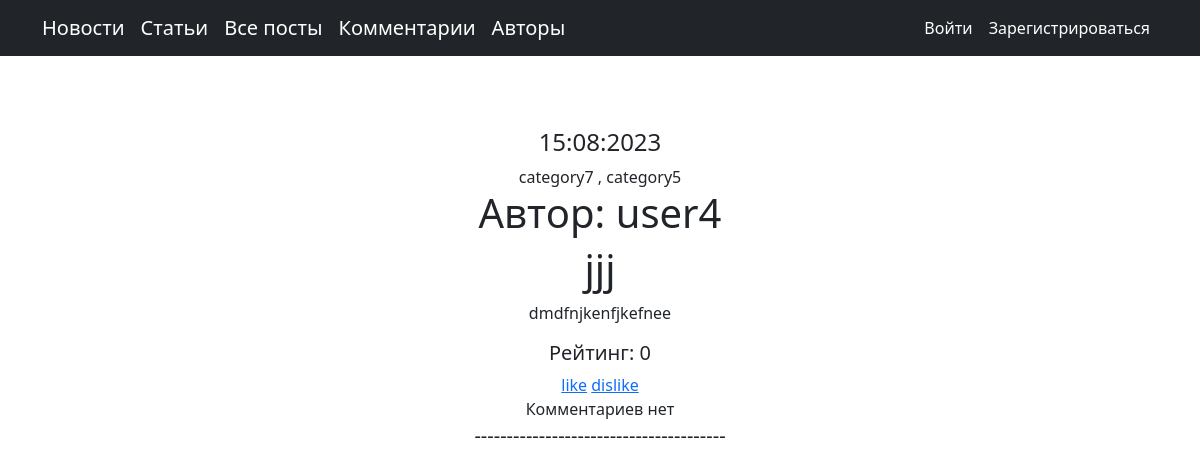
Page /news/4/ on the earlier database version.
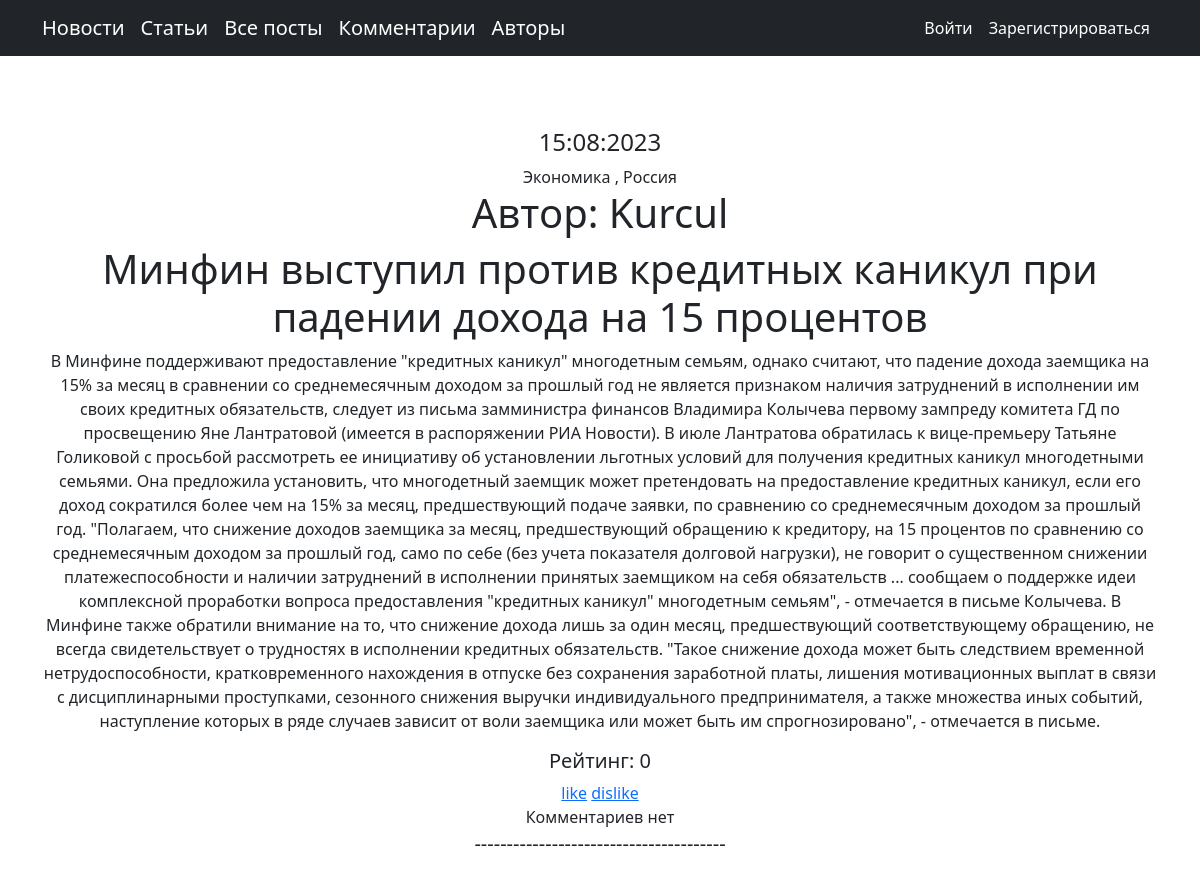
Same page on the later database version.
### newsportal/models.py (models this page shows, shortened)
class Category(models.Model):
    name = models.CharField(max_length=150, unique=True)
    def __str__(self):
        return self.name

class Post(models.Model):
    author = models.ForeignKey(Author, on_delete=models.CASCADE, verbose_name='Автор')
    type_post = models.CharField(max_length=1, choices=POSTS, verbose_name='Тип поста')
    time_created = models.DateTimeField(auto_now_add=True, verbose_name='Дата создания')
    category = models.ManyToManyField(Category, through="PostCategory", verbose_name='Категория')
    title =  models.CharField(max_length=255, verbose_name='Оглавление')
    content = models.TextField( verbose_name='Содержание')
    rating = models.SmallIntegerField(default=0, verbose_name='Рейтинг')

class Author(models.Model):
    author = models.OneToOneField(User, on_delete=models.CASCADE)
    rating = models.SmallIntegerField(default=0)
    def __str__(self):
        return self.author.username

### newsportal/views.py (the view)
# urls.py: path('news/<int:pk>/', DetailNews.as_view(), name='one_news'),
class DetailNews(DetailView):
    model = Post
    template_name = 'newsportal/one_news.html'
    context_object_name = 'news'
    def get_context_data(self, **kwargs):
        post = get_object_or_404(Post, id=self.kwargs['pk'])
        context = super().get_context_data(**kwargs)
        context['author1'] = str(post.author)
        context['admin'] = 'admin'
        return context

### newsportal/templatetags/custom_filters.py (called while the page is built)
@register.filter()
def censor(value:str):
   swear_words = ('банан', 'морков', 'карто', 'броккол', 'ананас',
                  'Банан', 'Морков', 'Карто', 'Броккол', 'Ананас',)
   for word in swear_words:
      if word in value:
          value = value.replace(word, '****')
   return value

### newsportal/templates/newsportal/one_news.html (shortened to what this page needs)
{% extends 'newsportal/default.html' %}
{% load custom_filters %}
{% block content %} <br>
<h4>{{ news.time_created|date:'d:m:Y' }}</h4>
{% if news.category.all %}
 {% for cat in news.category.all %}
{{ cat }}    {% if not forloop.last %}, {% endif %}
{% endfor %}
{% endif %}
<h1>Автор: {{ news.author }}</h1>
<h1>{{ news.title|censor }}</h1>
<p>{{ news.content|censor }}</p>
<h5>Рейтинг: {{ news.rating }}</h5>
<a href="{% url 'like' news.pk %}">like</a>
<a href="{% url 'dislike' news.pk %}">dislike</a>
{% if  news.comment_set.all %}
<br>
Комментарии: {% for comment in news.comment_set.all %}
{{ comment.user }} <br> <a href="{% url 'showcomment' comment.pk %}">{{ comment.content|censor }}</a>
<br> рейтинг  {{ comment.rating }}<hr>
{% endfor %}
{% else %}<br> Комментариев нет
{% endif %}
<br>
{% endblock content %}

Differences in the rows shown:
no longer on this page (row edited): Category: name "category7"
no longer on this page (row edited): Category: name "category5"
changed Post: author "user4" → "Kurcul"; title|censor "jjj" → "Минфин выступил против кредитных каникул при падении дохода на 15 процентов"; content|censor "dmdfnjkenfjkefnee" → "В Минфине поддерживают предоставление \"кредитных каникул\" многодетным семьям, однако считают, что падение дохода заемщика на 15% за месяц в сравнении со среднемесячным доходом за прошлый год не является признаком наличия затруднений в исполнении им своих кредитных обязательств, следует из письма замминистра финансов Владимира Колычева первому зампреду комитета ГД по просвещению Яне Лантратовой (имеется в распоряжении РИА Новости). В июле Лантратова обратилась к вице-премьеру Татьяне Голиковой с просьбой рассмотреть ее инициативу об установлении льготных условий для получения кредитных каникул многодетными семьями. Она предложила установить, что многодетный заемщик может претендовать на…"
now on this page (row edited): Category: name "Экономика"
now on this page (row edited): Category: name "Россия"
